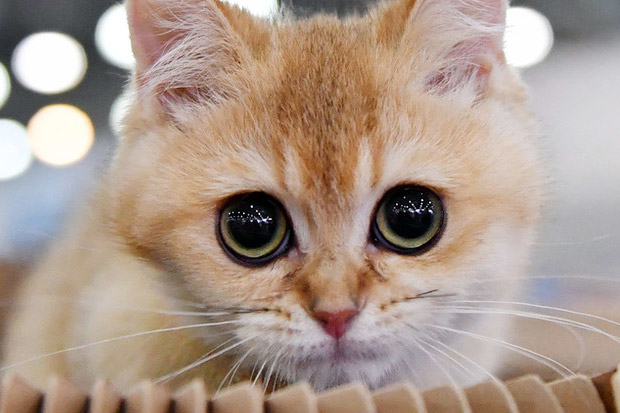
%> input picture kucing.tif, 620 x 413 px
$ octave citra.m   (GNU Octave 9; MATLAB toolbox functions it lacks are replaced by stand-ins)
%> lines starting %> are read from the running program, lines starting %| are printed output that depends on the picture
close all
clear all
clc
%%read
trees = imread('C:\Users\HP\Downloads\kucing.tif');
%> trees is the input picture: size 413x620x3 uint8; mean R, G, B 171.8, 152.8, 140.4
figure(1)
imshow(trees)
asci=uint8(trees) %menampilkan matriks citra

%%grayscale convert
gtrees = rgb2gray(trees);
figure(2)
imshow(gtrees)

%%save
imwrite(gtrees, 'C:\Users\HP\Downloads\kucinggray.tif')

%%invert
mintrees = 255 - trees;
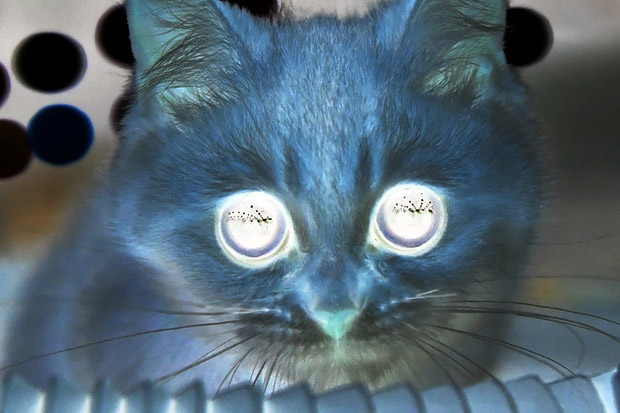
%> mintrees: size 413x620x3 uint8; mean R, G, B 83.2, 102.2, 114.6
figure(3)
imshow(mintrees)

%%crop tool
figure (4)
croptrees = imcrop(trees,[75 68 130 112]);
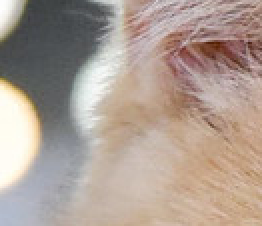
%> croptrees: size 113x131x3 uint8 (shown 2 times larger); mean R, G, B 173.2, 157.6, 147.5
imshow(croptrees)

%%flip
hztrees = flipdim(trees,2); %horizontal flip
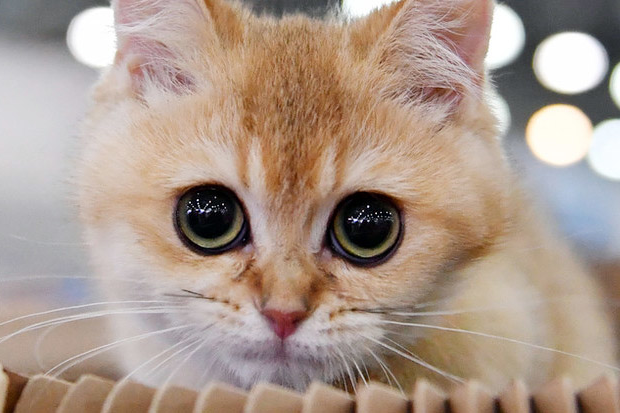
%> hztrees: size 413x620x3 uint8; mean R, G, B 171.8, 152.8, 140.4; mean of the top-left, top-right, bottom-left and bottom-right quarters 167.7, 159.3, 154.5, 138.5
vrtrees = flipdim(trees,1); %vertical flip
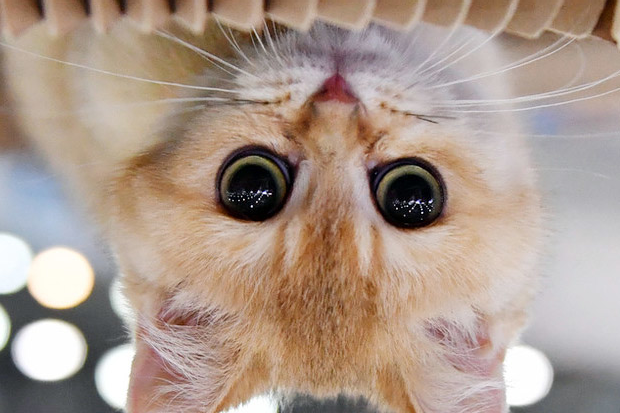
%> vrtrees: size 413x620x3 uint8; mean R, G, B 171.8, 152.8, 140.4; mean of the top-left, top-right, bottom-left and bottom-right quarters 138.5, 154.6, 159.2, 167.5
hzvrtrees = flipdim(hztrees,1); %vertical and horizontal flip
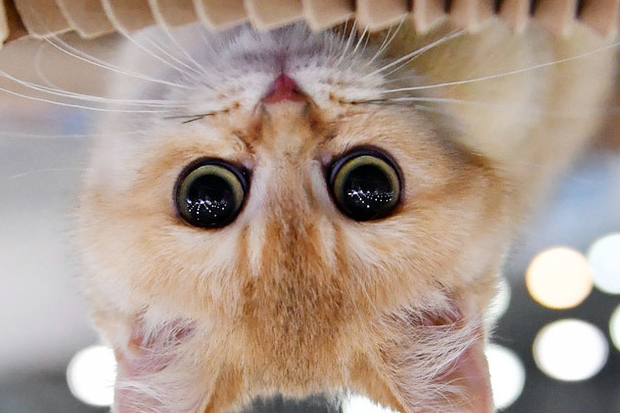
%> hzvrtrees: size 413x620x3 uint8; mean R, G, B 171.8, 152.8, 140.4; mean of the top-left, top-right, bottom-left and bottom-right quarters 154.6, 138.5, 167.5, 159.2

figure (5)
subplot (2,2,1), imshow(trees)
subplot (2,2,2), imshow(hztrees)
subplot (2,2,3), imshow(vrtrees)
subplot (2,2,4), imshow(hzvrtrees)

%%scaling
figure(6)
bigtrees = imresize(trees,5); %menscale citra menjadi 5 kali skala awal
imshow(bigtrees)

%%rotation
figure(7)
rotrees = imrotate(trees,90); %merotasi citra sebanyak 90 derajat
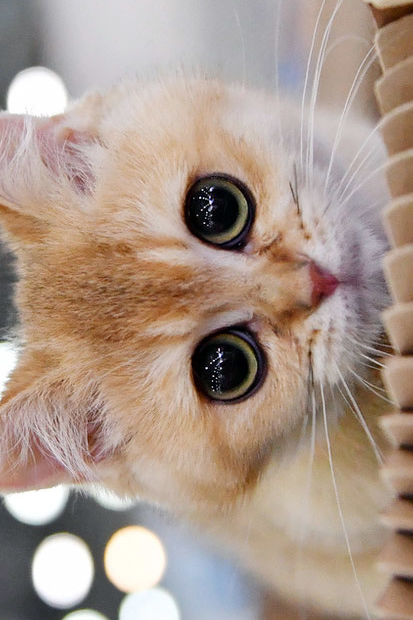
%> rotrees: size 620x413x3 uint8; mean R, G, B 171.8, 152.8, 140.4; mean of the top-left, top-right, bottom-left and bottom-right quarters 167.7, 154.5, 159.3, 138.5
imshow(rotrees)

%%histogram
figure(8)
imhist(trees)
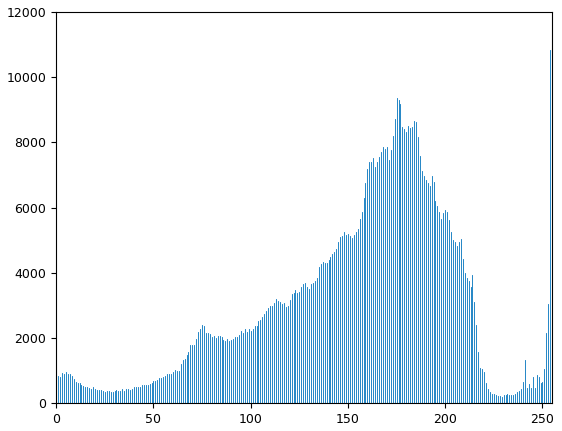
%> figure redrawn from the program's plot data; highest point at x = 254, y = 10834
